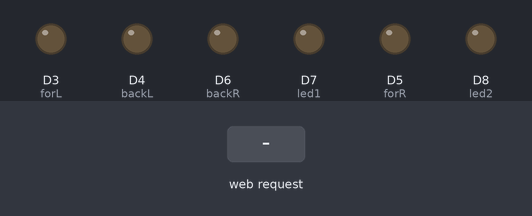
This sketch was run on a simulated ESP8266 (NodeMCU). Parts: output pins drawn as LEDs (lit = HIGH). The test bench sets the inputs (shaded band). WiFi joins after 1.5 s; servers stay silent unless stated; what the sketch prints to the serial monitor is not drawn.

Above: at 5.8 s.
5.9 s: HTTP request GET /MOVE?speed=1&xaxis=1&yaxis=1 received
At 6.2 s:
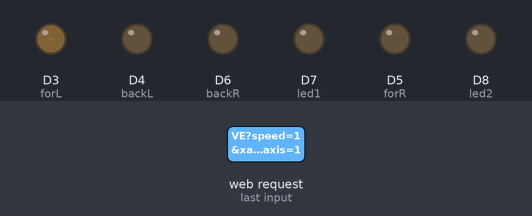
7.4 s: HTTP request GET /MOVE?xaxis=1 received
At 8.5 s:
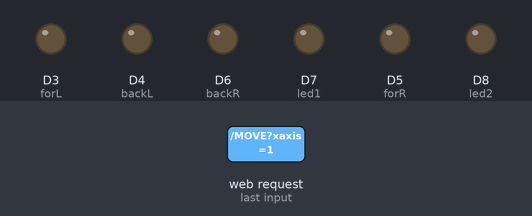
Timing chart, 0 to 10.4 s (numbered marks = the images above; inputs shaded):
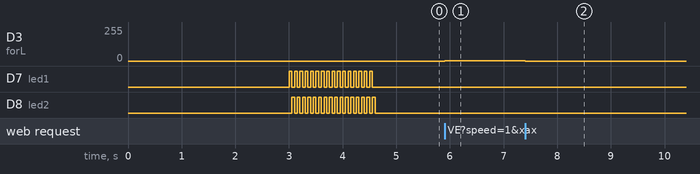

Measured:
- after the input at 5.9 s, D3 (forL): 0/255 → 1/255 at once
- after the input at 7.4 s, D3 (forL): 1/255 → 0/255 at once
- by itself, D8 (led2): alternates HIGH for 0.05 s and LOW for 0.05 s, 31 changes in all, then stays LOW

The sketch:

RC_Car_Controller.ino
```cpp
#include <ESP8266WiFi.h>
#include <ESP8266WebServer.h>
#include <ESP_Mail_Client.h>

///////////////Variables to Modify
///you have to modify these :
#define AUTHOR_EMAIL "PUT_THE_EMAIL_YOU_MADE_FOR_THE_ESP_HERE"
#define AUTHOR_PASSWORD "PUT_THE_PASSWORD_HERE" // App Password in Gmail
#define RECIPIENT_EMAIL "PUT_YOUR_EMAIL_HERE"
const char* ssid = "infinix7";
const char* password = "12345678";
///// the rest is optional
const int forL = D3;
const int backL = D4;

const int forR = D5 ;
const int backR = D6;

const int led1 = D7;
const int led2 = D8;
///////////////variables to modify END

#define SMTP_HOST "smtp.gmail.com"
#define SMTP_PORT 465
SMTPSession smtp;
int speed = 0;
int yaxis = 0;
int xaxis = 0;

bool ledbool = false;
int k = 0;
ESP8266WebServer server(80);

void setup() {
  pinMode(forL,OUTPUT);
  pinMode(backL,OUTPUT);
  pinMode(forR,OUTPUT);
  pinMode(backR,OUTPUT);

  pinMode(led1,OUTPUT);
  pinMode(led2,OUTPUT);


  Serial.begin(115200);

  // Connect to Wi-Fi
  WiFi.begin(ssid, password);
  while (WiFi.status() != WL_CONNECTED) {
    delay(1000);
    Serial.println("Connecting to WiFi...");
  }
  Serial.println("Connected to WiFi");
  Serial.println(WiFi.localIP());

  pinMode(led1,OUTPUT);
  pinMode(led2,OUTPUT);


  ////////////////////////////////////
  MailClient.networkReconnect(true);
  smtp.debug(1);
  Session_Config config;
  config.server.host_name = SMTP_HOST;
  config.server.port = SMTP_PORT;
  config.login.email = AUTHOR_EMAIL;
  config.login.password = AUTHOR_PASSWORD;

  config.login.user_domain = F("127.0.0.1");
  config.time.ntp_server = F("pool.ntp.org,time.nist.gov");
  config.time.gmt_offset = 1;
  config.time.day_light_offset = 0;
  SMTP_Message message;
  message.sender.name = F("Esp 8266");
  message.sender.email = AUTHOR_EMAIL;

  message.subject = "My IP Address";

  message.addRecipient(F("Chater"), RECIPIENT_EMAIL);
  //////////////////////////////////////
  String textMsg = WiFi.localIP().toString();
  //////////////////////////////////////
  message.text.content = textMsg;
  message.text.transfer_encoding = "base64";
  message.text.charSet = F("utf-8");
  message.priority = esp_mail_smtp_priority::esp_mail_smtp_priority_high;
  message.addHeader(F("Message-ID: <abcde.fghij@gmail.com>"));

  smtp.connect(&config);
  smtp.isLoggedIn();
  smtp.isAuthenticated();
  MailClient.sendMail(&smtp, &message);
  /////////////////////////////////////////////////

  for (int i = 0 ; i < 16;i++ ){
    digitalWrite(led1,HIGH);
    digitalWrite(led2,LOW);
    delay(50);
    digitalWrite(led1,LOW);
    digitalWrite(led2,HIGH);
    delay(50);
  }

  // Define web server routes
  server.on("/MOVE", HTTP_GET, move);
  server.on("/stop" ,HTTP_GET,stop);
  server.on("/led",HTTP_GET,led);
  server.begin();
}


void loop() {
  server.handleClient();
  if (xaxis == 0 && yaxis == 0){
    stop();
  }
  else if (xaxis == 0 && yaxis == 1){
    forward();
  }
  else if (xaxis == 0 && yaxis == -1){
    backward();
  }
  else if (xaxis == 1 && yaxis == 0){
    right();
  }
  else if (xaxis == 1 && yaxis == 1){
    rightup();
  }
  else if (xaxis == 1 && yaxis == -1){
    rightback();
  }
  else if (xaxis == -1 && yaxis == 0){
    left();
  }
  else if (xaxis == -1 && yaxis == 1){
    leftup();
  }
  else if (xaxis == -1 && yaxis == -1){
    leftback();
  }

  if(ledbool){
    if (k < 2){
    digitalWrite(led1,HIGH);
    digitalWrite(led2,LOW);
    delay(50);
    k++;
    }
    else if ( 2 <= k < 4){
    digitalWrite(led1,LOW);
    digitalWrite(led2,HIGH);
    delay(50);
    k++;
    }
    k = k%4;
  }
  else{
    digitalWrite(led1,LOW);
    digitalWrite(led2,LOW);
  }
}


void move(){
  speed = server.arg("speed").toInt();
  xaxis = server.arg("xaxis").toInt();
  yaxis = server.arg("yaxis").toInt();
}

void stop(){
  Serial.println("STOP");

  analogWrite(forL, 0);
  analogWrite(backL, 0);
  analogWrite(forR, 0);
  analogWrite(backR, 0);
}

void forward(){
  Serial.println("forward");


  analogWrite(forL, speed);
  analogWrite(backL, 0);
  analogWrite(forR, speed);
  analogWrite(backR, 0);
}

void backward(){
  Serial.println("backward");

  analogWrite(forL, 0);
  analogWrite(backL, speed);
  analogWrite(forR, 0);
  analogWrite(backR, speed);
}

void right(){
  Serial.println("right");

  analogWrite(forL, speed);
  analogWrite(backL, 0);
  analogWrite(forR, 0);
  analogWrite(backR, 0);
}

void rightup(){
  Serial.println("rightup");

  analogWrite(forL, speed);
  analogWrite(backL, 0);
  analogWrite(forR, speed/3);
  analogWrite(backR, 0);
}

void rightback(){
  Serial.println("rightback");

  analogWrite(forL, 0);
  analogWrite(backL, speed/3);
  analogWrite(forR, 0);
  analogWrite(backR, speed);

}

void left(){
  Serial.println("left");


  analogWrite(forL, 0);
  analogWrite(backL, 0);
  analogWrite(forR, speed);
  analogWrite(backR, 0);
}

void leftup(){
  Serial.println("leftup");

  analogWrite(forL, speed);
  analogWrite(backL, 0);
  analogWrite(forR, speed/3);
  analogWrite(backR, 0);
}

void leftback(){
  Serial.println("leftback");

  analogWrite(forL, 0);
  analogWrite(backL, speed/3);
  analogWrite(forR, 0);
  analogWrite(backR, speed);
}

void led(){
  ledbool = (server.arg("turnon").toInt() == 1);
}
    
```
